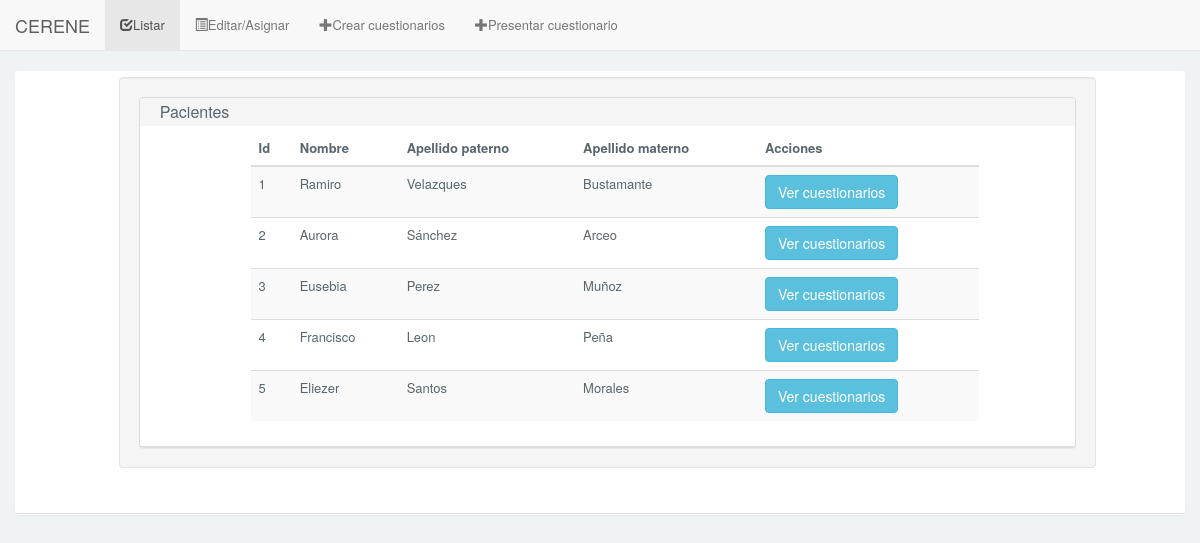
The app's page /Cuestionario/cuestionarioPresentar.php with its own data.
### tables this page shows
CREATE TABLE IF NOT EXISTS `Paciente` (
  `idPaciente` INT NOT NULL AUTO_INCREMENT,
  `nombre` VARCHAR(100) NOT NULL,
  `apellidoPaterno` VARCHAR(100) NOT NULL,
  `apellidoMaterno` VARCHAR(100) NOT NULL,
  `numHermanos` INT NOT NULL,
  `lateralidad` VARCHAR(15) NOT NULL,
  `gradoEscolar` VARCHAR(45) NOT NULL,
  `fechaNacimiento` DATE NULL,
  `calle` VARCHAR(255) NULL,
  `numero` VARCHAR(45) NULL,
  `colonia` VARCHAR(100) NULL,
  `municipio` VARCHAR(100) NULL,
  `estado` VARCHAR(50) NULL,
  `cp` INT NULL,
  `genero` VARCHAR(10) NOT NULL,
  `foto` VARCHAR(255) NULL,
  PRIMARY KEY (`idPaciente`));

### Cuestionario/conexion/conexion.php (called while the page is built, shortened)
<?php
	class Conexion{
		public static function conectar(){
		    $server = "localhost";
		    $user = "root";
		    $pass = "";
		    $bd = "cuestionario";
		    $conexion = mysqli_connect($server, $user, $pass,$bd);
		    return $conexion;
		}
		public static function consultaDevolver($sql){
			$conexion = Conexion::conectar();
		    mysqli_set_charset($conexion, "utf8");
		    $resultado = mysqli_query($conexion,$sql);
		    return $resultado;
		}
	}
?>

### Cuestionario/models/cuestionariosPresentar_models.php (called while the page is built, shortened)
<?php
	class cuestionariosPresentar_models{
		public static function consultarPacientes(){
			$sql = "SELECT * FROM paciente";
			$resultado = Conexion::consultaDevolver($sql);
			return $resultado;
		}
	}
?>

### Cuestionario/cuestionarioPresentar.php (the view, shortened to what this page needs)
<!DOCTYPE html>
<html lang="es">
    <?php include("design/head.php"); ?>
    <body>
        <?php
            include("design/header.php");
            $pacientes = cuestionariosPresentar_models::consultarPacientes();
        ?>
        <div id="content" class="article-v1">
            <div class="col-md-12">
                <div class="panel">
                    <div class="panel-body">
                        <div class="panel-group">
                            <div class="row">
                                <div class="col-md-10 col-md-offset-1 well">
                                    <div class="panel panel-default">
                                        <div class="panel-heading">
                                            <h4 class="panel-title">
                                                Pacientes
                                            </h4>
                                    </div>
                                    <div class="panel-body">
                                        <div class="col-md-10 col-md-offset-1 bg-border table-responsive">
                                            <table class="table table-striped table-hover">
                                                <thead>
                                                    <tr>
                                                        <th>Id</th>
                                                        <th>Nombre</th>
                                                        <th>Apellido paterno</th>
                                                        <th>Apellido materno</th>
                                                        <th>Acciones</th>
                                                    </tr>
                                                </thead>
                                                <tbody>
                                                    <?php
                                                        while($row = mysqli_fetch_assoc($pacientes)){
                                                    ?>
                                                    <tr>
                                                        <td><?php echo $row['idPaciente']; ?></td>
                                                        <td><?php echo $row['nombre']; ?></td>
                                                        <td><?php echo $row['apellidoPaterno']; ?></td>
                                                        <td><?php echo $row['apellidoMaterno']; ?></td>
                                                        <td><a class="btn btn-info"  href="javascript:document.form_editar<?php echo $row['idPaciente']; ?>.submit()">Ver cuestionarios</a></td>
                                                    </tr>
                                                    <?php } ?>
                                                </tbody>
                                            </table>
                                        </div>
                                    </div>
                                </div>
                            </div>
                        </div>
                    </div>
                </div>
            </div>
        </div>
        </div>
    </body>
</html>

### Cuestionario/css/estilos.css (style rules this page uses)
body { font-family: "Source Sans Pro","Helvetica Neue",Helvetica,Arial,sans-serif; font-size: 13px; background-color:#f0f3f4; line-height: 1.42857143 !important; color: #58666e !important; }
.panel-heading { line-height: 1.42857143 !important; color: #58666e !important; }
.panel-heading,.fc-head { padding: 0px; background: #F9F9F9; padding: 5px; padding-left: 20px; border-bottom: 1px solid #ddd; }
.panel-body { padding: 0px; padding: 5px; padding-left: 20px; border-bottom: 1px solid #ddd; }

### records on screen
paciente: idPaciente "1", nombre "Ramiro", apellidoPaterno "Velazques", apellidoMaterno "Bustamante"
paciente: idPaciente "2", nombre "Aurora", apellidoPaterno "Sánchez", apellidoMaterno "Arceo"
paciente: idPaciente "3", nombre "Eusebia", apellidoPaterno "Perez", apellidoMaterno "Muñoz"
paciente: idPaciente "4", nombre "Francisco", apellidoPaterno "Leon", apellidoMaterno "Peña"
paciente: idPaciente "5", nombre "Eliezer", apellidoPaterno "Santos", apellidoMaterno "Morales"
